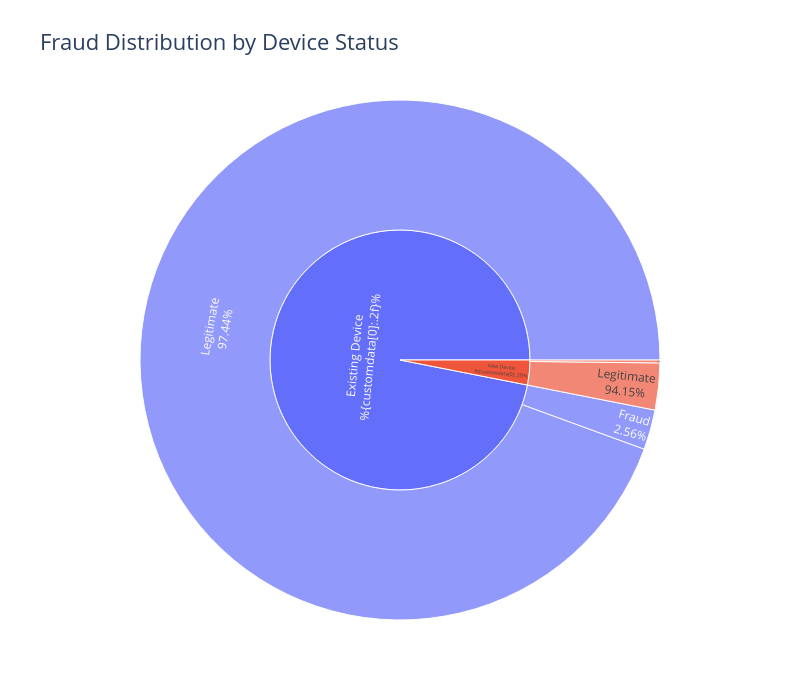

Notebook code cell kept with this figure:
### Markdown cell above
### Fraud by New Device

### Code cell
device_fraud = (
    finlora_data.groupby("is_new_device", dropna=False)["is_fraud"]
    .agg(
        transactions="count",
        fraud_cases="sum",
        fraud_rate="mean"
    )
)

device_fraud["fraud_rate_%"] = (
    device_fraud["fraud_rate"] * 100
)

print(device_fraud)


# Group fraud transactions by device status 
device_fraud = (finlora_data.groupby(["is_new_device", "is_fraud"],
                                              dropna=False).size().reset_index(name="transaction_count"))

# Convert device values into readable labels
device_fraud["device_status"] = (device_fraud["is_new_device"] .map({0: "Existing Device", 1: "New Device"}).fillna("Unknown"))

# Convert fraud values into readable labels
device_fraud["fraud_status"] = (device_fraud["is_fraud"].map({0: "Legitimate", 1: "Fraud"}).fillna("Unknown"))

# Calculate total transactions within each device group
device_fraud["group_total"] = (device_fraud.groupby("device_status")["transaction_count"].transform("sum"))

# Calculate percentage of fraud within each device group
device_fraud["fraud_percentage"] = (device_fraud["transaction_count"]/ device_fraud["group_total"]* 100).round(2)

# Create Sunburst
fig = px.sunburst(device_fraud,  path=["device_status", "fraud_status"], values="transaction_count", 
                  custom_data=["fraud_percentage"], title="Fraud Distribution by Device Status")


# Display percentage and transaction count
fig.update_traces(texttemplate="%{label}<br>%{customdata[0]:.2f}%",
                  customdata=device_fraud[["fraud_percentage"]],
                  hovertemplate=("<b>%{label}</b><br>""Transactions: %{value:,}<br>""Percentage: %{customdata[0]:.2f}%""<extra></extra>"))

fig.update_layout(plot_bgcolor="white", paper_bgcolor="white", width=800, height=700, title_font_size=22)

fig.show()

### Figure 1 — Plotly figure (JSON) as saved in the notebook; plotly's stock layout.template omitted (floating-point values rounded to 4 significant figures)
{"data": [{"branchvalues": "total", "customdata": [[97.44], [2.56], [94.15], [5.85]], "domain": {"x": [0, 1], "y": [0, 1]}, "hovertemplate": "<b>%{label}</b><br>Transactions: %{value:,}<br>Percentage: %{customdata[0]:.2f}%<extra></extra>", "ids": ["Existing Device/Legitimate", "Existing Device/Fraud", "New Device/Legitimate", "New Device/Fraud", "Existing Device", "New Device"], "labels": ["Legitimate", "Fraud", "Legitimate", "Fraud", "Existing Device", "New Device"], "name": "", "parents": ["Existing Device", "Existing Device", "New Device", "New Device", "", ""], "texttemplate": "%{label}<br>%{customdata[0]:.2f}%", "type": "sunburst", "values": [119000.0, 3124.0, 3667.0, 228.0, 122100.0, 3895.0]}], "layout": {"height": 700, "legend": {"tracegroupgap": 0}, "paper_bgcolor": "white", "plot_bgcolor": "white", "title": {"font": {"size": 22}, "text": "Fraud Distribution by Device Status"}, "width": 800}}
